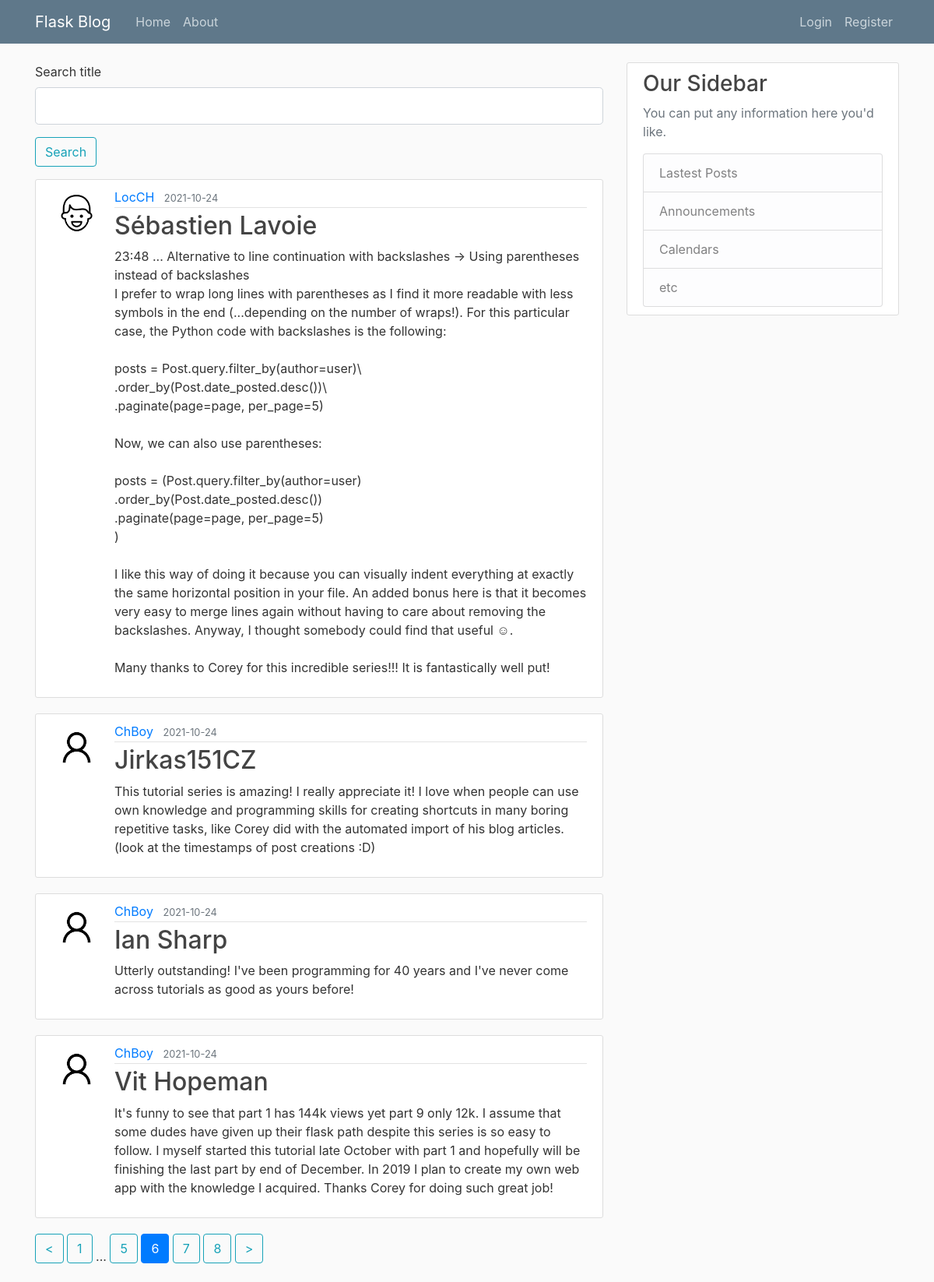
Screenshot of /home?page=6 with the database file from the repository.
### flaskblog/models.py (models this page shows, shortened)
class Post(db.Model):
    id = db.Column(db.Integer,primary_key = True)
    title = db.Column(db.String(100),nullable = False)
    date_posted = db.Column(db.DateTime,nullable = False,default = datetime.utcnow)
    content = db.Column(db.Text,nullable = False)
    user_id = db.Column(db.Integer,db.ForeignKey('user.id'),nullable = False) # reference to the 'user' table

class User(db.Model,UserMixin):
    id = db.Column(db.Integer,primary_key = True)
    username = db.Column(db.String(20),unique = True,nullable = False)
    email = db.Column(db.String(120),unique = True,nullable = False)
    image_file = db.Column(db.String(20),nullable = False,default = 'default.jpg')
    password = db.Column(db.String(60),nullable = True)
    posts = db.relationship('Post',backref ='author',lazy = True)

### flaskblog/main/routes.py (the view)
@main.route("/")
@main.route("/home")
@swag_from('./docs/homePage.yml')
def home():
    page = request.args.get('page',1,type = int) # find in path  page query, default value = 1
    posts = Post.query.order_by(Post.date_posted.desc()).paginate(page = page,per_page = 4) # paginate each page 4 posts
    form = SearchForm() # search form
    return render_template('home.html', posts = posts,form = form),200

### flaskblog/main/forms.py
class SearchForm(FlaskForm):
    keyword = StringField('Search title',validators = [DataRequired()])
    submit = SubmitField('Search')

### flaskblog/templates/home.html
{% extends 'layout.html'%}
{% block content %}
    <form method = 'POST' action = "/search">
        <div class = 'form-group'>
            {{ form.keyword.label(class = 'form-control-label') }}
            {{ form.keyword(class="form-control form-control-lg") }}
        </div>
        <div class = 'form-group'>
            {{ form.submit(class = "btn btn-outline-info") }}
        </div>
    </form>
{% for post in posts.items %}
    <article class='media content-section'>
        <img class = 'rounded-circle article-img' src = "{{url_for('static',filename='profile_pics/' + post.author.image_file)}}">
        <div class='media-body'>
            <div class='article-metadata'>
                <a class='mr-2' href = "{{ url_for('users.user_post',username = post.author.username) }}">{{ post.author.username }}</a>
                <small class='text-muted'>{{ post.date_posted.strftime('%Y-%m-%d') }}</small>
            </div>
            <h2> <a class='article-title' href='/post/{{ post.id }}'>{{ post.title }}</a></h2>
            <p class = 'article-content'>{{ post.content }}</p>
        </div>
    </article>
{% endfor %}
{%if posts.page > 1 %}
    <a class = 'btn btn-outline-info mb-4' href = "{{ url_for('main.home',page = posts.page -1) }}"> < </a>
{% endif %}
{% for page_num in posts.iter_pages(left_edge =1, right_edge=1,left_current=1,right_current=2) %}
    {% if page_num %}
        {% if page_num == posts.page %}
            <a class = 'btn btn-primary mb-4' href = "{{ url_for('main.home',page = page_num) }}">{{page_num}}</a>
        {% else %}
            <a class = 'btn btn-outline-info mb-4' href = "{{ url_for('main.home',page = page_num) }}">{{page_num}}</a>
        {% endif %}
    {% else %}
      ...
    {% endif %}
{% endfor %}
    <a class = 'btn btn-outline-info mb-4' href = "{{ url_for('main.home',page = posts.page +1) }}"> > </a>
{% endblock content%}

### flaskblog/static/main.css (style rules this page uses)
body { background: #fafafa; color: #333333; margin-top: 5rem; }
h1, h2, h3, h4, h5, h6 { color: #444444; }
.content-section { background: #ffffff; padding: 10px 20px; border: 1px solid #dddddd; border-radius: 3px; margin-bottom: 20px; }
.article-title { color: #444444; }
.article-content { white-space: pre-line; }
.article-img { height: 65px; width: 65px; margin-right: 16px; }
.article-metadata { padding-bottom: 1px; margin-bottom: 4px; border-bottom: 1px solid #e3e3e3 }

### rows the page displays
Post: image_file (picture), author.username "LocCH", date_posted "2021-10-24", title "Sébastien Lavoie", content "23:48 ... Alternative to line continuation with backslashes → Using parentheses instead of backslashes I prefer to wrap long lines with parentheses as I find it more readable with less symbols in the end (...depending on the number of wraps!). For this particular case, the Python code with backslashes is the following: posts = Post.query.filter_by(author=user)\\ .order_by(Post.date_posted.desc())\\ .paginate(page=page, per_page=5) Now, we can also use parentheses: posts = (Post.query.filter_by(author=user) .order_by(Post.date_posted.desc()) .paginate(page=page, per_page=5) ) I like this way of doing it because you can visually indent everything at exactly the same horizontal position in your…"
Post: image_file (placeholder picture), author.username "ChBoy", date_posted "2021-10-24", title "Jirkas151CZ", content "This tutorial series is amazing! I really appreciate it! I love when people can use own knowledge and programming skills for creating shortcuts in many boring repetitive tasks, like Corey did with the automated import of his blog articles. (look at the timestamps of post creations :D)"
Post: image_file (placeholder picture), author.username "ChBoy", date_posted "2021-10-24", title "Ian Sharp", content "Utterly outstanding! I've been programming for 40 years and I've never come across tutorials as good as yours before!"
Post: image_file (placeholder picture), author.username "ChBoy", date_posted "2021-10-24", title "Vit Hopeman", content "It's funny to see that part 1 has 144k views yet part 9 only 12k. I assume that some dudes have given up their flask path despite this series is so easy to follow. I myself started this tutorial late October with part 1 and hopefully will be finishing the last part by end of December. In 2019 I plan to create my own web app with the knowledge I acquired. Thanks Corey for doing such great job!"

### other values shown
{{ page_num }} "1" "5" "7" "8"
{{ page_num }} "6"
